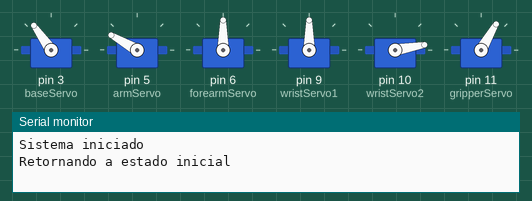
Recording of a sketch running on a simulated Arduino Uno, built with avr-gcc and run on an emulated ATmega328P. Parts: 6 × servo, the last lines printed to the serial monitor.

Above: at 2.55 s.
At 5.05 s:
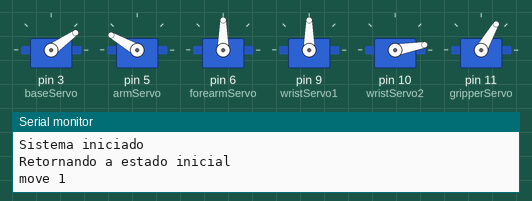
At 6.65 s:
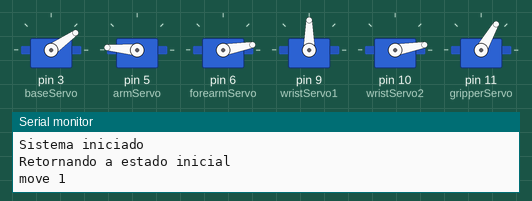
At 10.75 s:
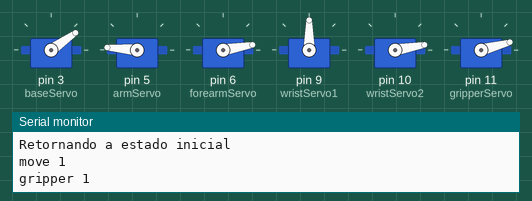
At 14.85 s:
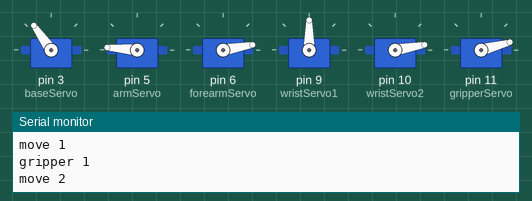
At 19.0 s:
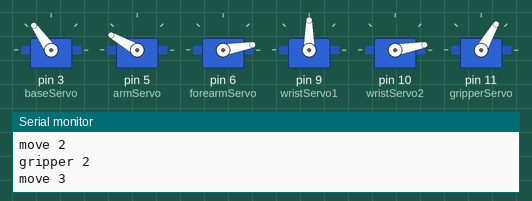
Timing chart, 0 to 21.5 s (numbered marks = the images above):
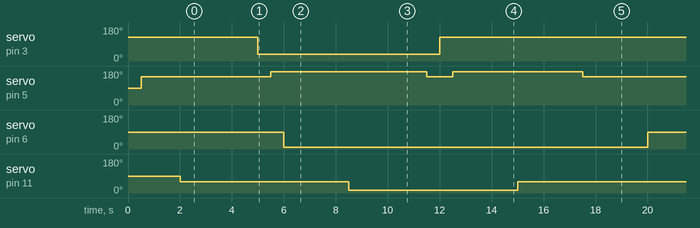

Measured:
- by itself, servo on pin 3 (baseServo): alternates 125° for 9.5 s and 35° for 7.0 s
- by itself, servo on pin 5 (armServo): repeats every 16.5 s: 175° 6.0 s, 150° 1.0 s, 175° 5.0 s, 150° 4.5 s
- by itself, servo on pin 6 (forearmServo): alternates 90° for 2.5 s and 10° for 14.0 s
- by itself, servo on pin 11 (gripperServo): goes 60° 6.5 s, 15° 6.5 s, 60° 10.0 s, 15° 6.5 s, then 60°

The sketch:

movement.ino
```cpp
#include <Servo.h>
// Brazo 2
// transmisor -> receptor1
// 8 -> 2

Servo baseServo;        // Servo de la base (rotación)
Servo armServo;         // Servo del brazo
Servo forearmServo;     // Servo del antebrazo
Servo wristServo1;      // Servo de la muñeca 1
Servo wristServo2;      // Servo de la muñeca 2
Servo gripperServo;     // Servo de la garra


void setup() {
  Serial.begin(9600);
  baseServo.attach(3);        // Base en pin 3
  armServo.attach(5);         // Brazo en pin 5
  forearmServo.attach(6);     // Antebrazo en pin 6
  wristServo1.attach(9);      // Muñeca 1 en pin 9
  wristServo2.attach(10);     // Muñeca 2 en pin 10
  gripperServo.attach(11);    // Garra en pin 11

  Serial.println("Sistema iniciado");
  String initialMovements[] = {"base:125", "arm:150", "forearm:90", "wrist2:10", "gripper:60"};
  executeMovements(initialMovements, 5);
}

void loop() {
  Serial.println("Retornando a estado inicial");
  String initialMovements[] = {"base:125", "arm:150", "forearm:90", "wrist2:10", "gripper:60"};
  executeMovements(initialMovements, 5);

  Serial.println("move 1");
  String move1[] = {"base:35", "arm:175", "forearm:10"};
  executeMovements(move1, 3);
  delay(2000);

  Serial.println("gripper 1");
  String movegripper1[] = {"gripper:15"};
  executeMovements(movegripper1, 1);
  delay(2000);

  Serial.println("move 2");
  String move2[] = {"forearm:10", "arm:150", "base:125", "arm:175"};
  executeMovements(move2, 4);
  delay(2000);

  Serial.println("gripper 2");
  String movegripper2[] = {"gripper:60"};
  executeMovements(movegripper2, 1);
  delay(2000);

  Serial.println("move 3");
  String move3[] = {"arm:150"};
  executeMovements(move3, 1);
  delay(1000);

}

void returnToInitialState() {
  Serial.println("Retornando a estado inicial");
  String initialMovements[] = {"base:180"};
  executeMovements(initialMovements, 1);
}

// Función para mover un servo específico
void moveTo(String nameAngle) {
  int colonIndex = nameAngle.indexOf(':');
  String name = nameAngle.substring(0, colonIndex);
  int angle = nameAngle.substring(colonIndex + 1).toInt();

  if (name == "base") {
    baseServo.write(angle);
  } else if (name == "arm") {
    armServo.write(angle);
  } else if (name == "forearm") {
    forearmServo.write(angle);
  } else if (name == "wrist1") {
    wristServo1.write(angle);
  } else if (name == "wrist2") {
    wristServo2.write(angle);
  } else if (name == "gripper") {
    gripperServo.write(angle);
  }
}

// Función para ejecutar una secuencia de movimientos
void executeMovements(String movements[], int numberOfMovements) {
  for (int i = 0; i < numberOfMovements; i++) {
    moveTo(movements[i]);
    delay(500); // Tiempo entre movimientos
  }
}
```
